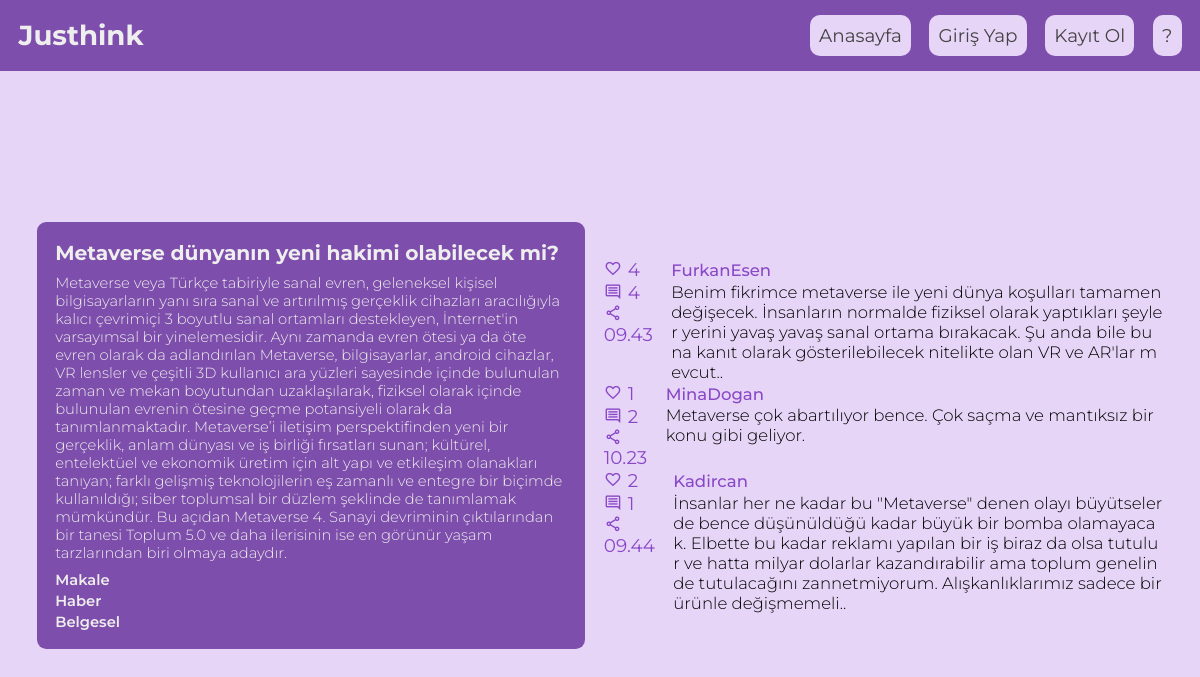
/discord/trends, run on the app's committed database.
### discord/models.py (models this page shows)
class Topic(models.Model):
    id = models.AutoField(primary_key=True)
    idea_name = models.CharField(max_length=100)
    idea_description = models.TextField()
    idea_genre = models.CharField(max_length=10, choices=IDEA_GENRES, default='trend')
    idea_deadline = models.DateTimeField(default=datetime.datetime.now())

class Idea(models.Model):
    id = models.AutoField(primary_key=True)
    topic = models.ForeignKey(to = Topic, on_delete=models.CASCADE)
    idea_author = models.ForeignKey(to = User, on_delete=models.CASCADE)
    idea_content = models.TextField()
    idea_likes = models.IntegerField(default=0)
    idea_comments = models.IntegerField(default=0)
    comment_publish_date = models.CharField(max_length=6)

### discord/views.py (the view)
# urls.py: path('trends', trends_view),
def trends_view(request):
    try:
        profile = Profile.objects.get(Q(user = request.user))
    except Profile.DoesNotExist:
        profile = {'ui_theme': 'tema1'}
    except TypeError:
        profile = {'ui_theme': 'tema1'}
    trend_ideas = Idea.objects.all().order_by('-idea_comments')
    try:
        trend_ideas = trend_ideas[:3]
    except IndexError:
        trend_ideas
    return render(request, 'trends.html', {'trend_ideas': trend_ideas, 'topic': Topic.objects.first(), 'profile': profile})

### templates/trends.html (shortened to what this page needs)
{% extends 'base.html' %}
{% block head %} <link rel="stylesheet" href="/static/trends.css"> <link rel="stylesheet" href="/static/send_idea.css"> <link rel="stylesheet" href="/static/home.css">{% endblock head %}
{% block content %}
<div class="current_topic">
    <h5>{{topic.idea_name}}</h5>
    <p>{{topic.idea_description}}</p>
    <div class="ekler">
        <a href="https://dergipark.org.tr/tr/download/article-file/2461841" target="_blank">Makale</a>
        <a href="https://www.milliyet.com.tr/molatik/teknoloji/metaverse-nedir-6638788" target="_blank">Haber</a>
        <a href="https://www.youtube.com/watch?v=WL-IMYqVn8s" target="_blank">Belgesel</a>
    </div>
</div>
    <div class="ideas">
        <ul>
            {% for idea in trend_ideas %}
                <li>
                    <div class="idea">
                        <div class="left-layout">
                            <div class="interactions">
                                <div class="likes">
                                    <a href="./like_idea/{{idea.id}}" class="material-symbols-outlined">favorite<a> <span>{{ idea.idea_likes }}</span>
                                </div>
                                <div class="comments">
                                    <a href="./inspect_idea/{{idea.id}}" class="material-symbols-outlined">comment<a> <span>{{ idea.idea_comments }}</span>
                                </div>
                                <a href="./share_idea/{{idea.id}}" class="material-symbols-outlined" onclick="shareIdea()">share<a>
                            </div>
                            <span class="datetime">{{ idea.comment_publish_date }}</span>
                        </div>
                        <div class="right-layout">
                            <h4><a href="./auth/profile/{{idea.idea_author.username}}">{{idea.idea_author.username}}</a></h4>
                            <p class="reason">{{idea.idea_content}}.</p>
                        </div>
                    </div>
                </li>
            {% endfor %}
        </ul>
    </div>
{% endblock content %}

### static/index.css (style rules this page uses)
html { overflow-x: hidden; }

### static/trends.css (style rules this page uses)
.ideas { width: 50% }

### static/send_idea.css (style rules this page uses)
.current_topic { flex-basis: 49%; background-color: var(--color-primary); border-radius: .5rem; font-size: .8rem; color: var(--color-white); padding: 1rem; }
.current_topic h5 { font-size: 1.1rem; margin-bottom: .5rem; }
.current_topic p { font-weight: 300; }
.current_topic a { display: block; color: var(--color-white); font-weight: 600; margin-top: .15rem; }
.ekler { margin-top: .5rem; }
.idea { font-family: 'Montserrat'; font-size: 1rem; }
p.reason { word-break: break-all; white-space: normal; }

### static/home.css (style rules this page uses)
.ideas { display: flex; flex-wrap: wrap; row-gap: 1rem; }
.idea { display: flex; align-items: flex-start; flex-basis: 50%; position: relative; }
.idea .left-layout { display: flex; flex-direction: column; margin-right: 1rem; }
.idea .interactions { display: flex; flex-direction: column; }
.idea .left-layout * { color: var(--color-primary-dark); }
.idea .interactions > div { display: flex; align-items: center; }
.idea .interactions > div span { margin-left: .3rem; }
.idea .interactions a { transition: all .1s ease-in; }
.idea .right-layout { display: flex; flex-direction: column; gap: .1rem; font-size: .9rem; }
.idea .right-layout h4 a { color: var(--color-primary-dark) !important; font-weight: 500; }
.idea .right-layout p { font-weight: 300; word-wrap: break-all; white-space: normal; }

### data on the page
Topic: idea_name "Metaverse dünyanın yeni hakimi olabilecek mi?", idea_description "Metaverse veya Türkçe tabiriyle sanal evren, geleneksel kişisel bilgisayarların yanı sıra sanal ve artırılmış gerçeklik cihazları aracılığıyla kalıcı çevrimiçi 3 boyutlu sanal ortamları destekleyen, İnternet'in varsayımsal bir yinelemesidir. Aynı zamanda evren ötesi ya da öte evren olarak da adlandırılan Metaverse, bilgisayarlar, android cihazlar, VR lensler ve çeşitli 3D kullanıcı ara yüzleri sayesinde içinde bulunulan zaman ve mekan boyutundan uzaklaşılarak, fiziksel olarak içinde bulunulan evrenin ötesine geçme potansiyeli olarak da tanımlanmaktadır. Metaverse’i iletişim perspektifinden yeni bir gerçeklik, anlam dünyası ve iş birliği fırsatları sunan; kültürel, entelektüel ve ekonomik…"
Idea: idea_likes "4", idea_comments "4", comment_publish_date "09.43", idea_author.username "FurkanEsen", idea_content "Benim fikrimce metaverse ile yeni dünya koşulları tamamen değişecek. İnsanların normalde fiziksel olarak yaptıkları şeyler yerini yavaş yavaş sanal ortama bırakacak. Şu anda bile buna kanıt olarak gösterilebilecek nitelikte olan VR ve AR'lar mevcut."
Idea: idea_likes "1", idea_comments "2", comment_publish_date "10.23", idea_author.username "MinaDogan", idea_content "Metaverse çok abartılıyor bence. Çok saçma ve mantıksız bir konu gibi geliyor"
Idea: idea_likes "2", idea_comments "1", comment_publish_date "09.44", idea_author.username "Kadircan", idea_content "İnsanlar her ne kadar bu \"Metaverse\" denen olayı büyütseler de bence düşünüldüğü kadar büyük bir bomba olamayacak. Elbette bu kadar reklamı yapılan bir iş biraz da olsa tutulur ve hatta milyar dolarlar kazandırabilir ama toplum genelinde tutulacağını zannetmiyorum. Alışkanlıklarımız sadece bir ürünle değişmemeli."
